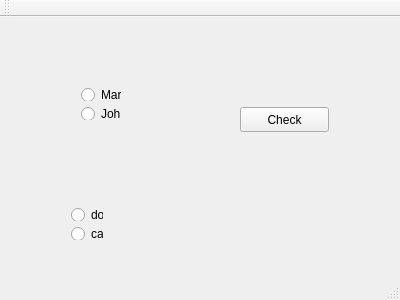
<?xml version="1.0" encoding="UTF-8"?>
<ui version="4.0">
 <class>MainWindow</class>
 <widget class="QMainWindow" name="MainWindow">
  <property name="geometry">
   <rect>
    <x>0</x>
    <y>0</y>
    <width>400</width>
    <height>300</height>
   </rect>
  </property>
  <property name="windowTitle">
   <string>MainWindow</string>
  </property>
  <widget class="QWidget" name="centralWidget">
   <widget class="QPushButton" name="pushButton">
    <property name="geometry">
     <rect>
      <x>240</x>
      <y>90</y>
      <width>89</width>
      <height>25</height>
     </rect>
    </property>
    <property name="text">
     <string>Check</string>
    </property>
   </widget>
   <widget class="QWidget" name="">
    <property name="geometry">
     <rect>
      <x>70</x>
      <y>60</y>
      <width>62</width>
      <height>54</height>
     </rect>
    </property>
    <layout class="QVBoxLayout" name="verticalLayout">
     <item>
      <widget class="QRadioButton" name="radioButton">
       <property name="text">
        <string>Mark</string>
       </property>
      </widget>
     </item>
     <item>
      <widget class="QRadioButton" name="radioButton_2">
       <property name="text">
        <string>John</string>
       </property>
      </widget>
     </item>
    </layout>
   </widget>
   <widget class="QWidget" name="">
    <property name="geometry">
     <rect>
      <x>60</x>
      <y>180</y>
      <width>54</width>
      <height>54</height>
     </rect>
    </property>
    <layout class="QVBoxLayout" name="verticalLayout_2">
     <item>
      <widget class="QRadioButton" name="radioButton_3">
       <property name="text">
        <string>dog</string>
       </property>
      </widget>
     </item>
     <item>
      <widget class="QRadioButton" name="radioButton_4">
       <property name="text">
        <string>cat</string>
       </property>
      </widget>
     </item>
    </layout>
   </widget>
  </widget>
  <widget class="QMenuBar" name="menuBar">
   <property name="geometry">
    <rect>
     <x>0</x>
     <y>0</y>
     <width>400</width>
     <height>22</height>
    </rect>
   </property>
  </widget>
  <widget class="QToolBar" name="mainToolBar">
   <attribute name="toolBarArea">
    <enum>TopToolBarArea</enum>
   </attribute>
   <attribute name="toolBarBreak">
    <bool>false</bool>
   </attribute>
  </widget>
  <widget class="QStatusBar" name="statusBar"/>
 </widget>
 <layoutdefault spacing="6" margin="11"/>
 <resources/>
 <connections/>
</ui>
